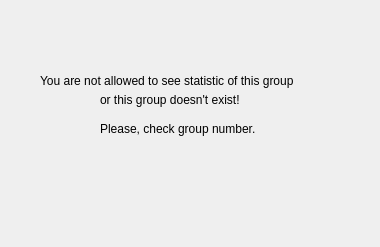
<?xml version="1.0" encoding="UTF-8"?>
<ui version="4.0">
 <class>not_allowed</class>
 <widget class="QWidget" name="not_allowed">
  <property name="geometry">
   <rect>
    <x>0</x>
    <y>0</y>
    <width>380</width>
    <height>247</height>
   </rect>
  </property>
  <property name="windowTitle">
   <string>Form</string>
  </property>
  <widget class="QLabel" name="label">
   <property name="geometry">
    <rect>
     <x>40</x>
     <y>70</y>
     <width>501</width>
     <height>21</height>
    </rect>
   </property>
   <property name="text">
    <string>You are not allowed to see statistic of this group </string>
   </property>
  </widget>
  <widget class="QLabel" name="label_2">
   <property name="geometry">
    <rect>
     <x>100</x>
     <y>120</y>
     <width>201</width>
     <height>18</height>
    </rect>
   </property>
   <property name="text">
    <string>Please, check group number.</string>
   </property>
  </widget>
  <widget class="QLabel" name="label_3">
   <property name="geometry">
    <rect>
     <x>100</x>
     <y>90</y>
     <width>191</width>
     <height>20</height>
    </rect>
   </property>
   <property name="text">
    <string>or this group doesn't exist!</string>
   </property>
  </widget>
 </widget>
 <resources/>
 <connections/>
</ui>
